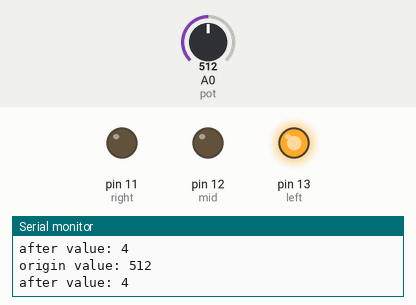
Bench run of a sketch on a simulated Arduino Uno, built with avr-gcc and run on an emulated ATmega328P. Shown: output pins drawn as LEDs (lit = HIGH), the last lines printed to the serial monitor. Inputs (shaded band) come from the test bench; at power-on: A0 (pot) = 512.

Above: at 1.3 s.
1.4 s: A0 (pot) set to 604
2.9 s: A0 (pot) set to 626
At 3.5 s:
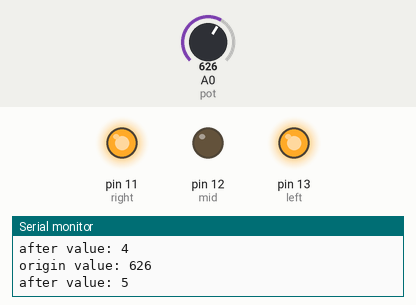
4.5 s: A0 (pot) set to 734
6.0 s: A0 (pot) set to 754
At 7.1 s:
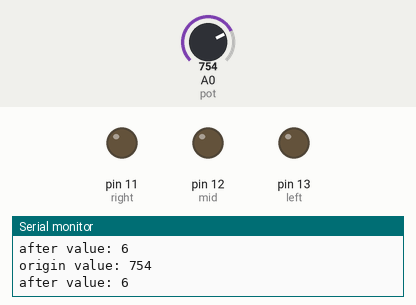
7.5 s: A0 (pot) set to 848
9.0 s: A0 (pot) set to 881
At 9.6 s:
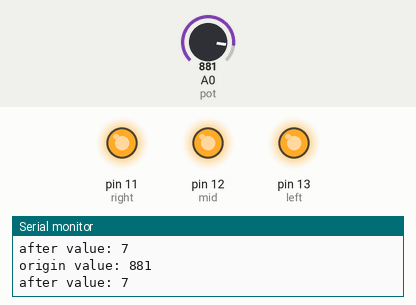
Timing chart, 0 to 11.5 s (numbered marks = the images above; inputs shaded):
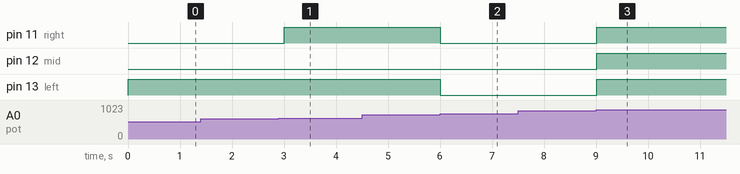

Measured:
- the behaviour switches between 618 and 619 on A0 (pot) (found by bisection; images 0 and 1)
- the behaviour switches between 742 and 743 on A0 (pot) (found by bisection; images 1 and 2)
- the behaviour switches between 866 and 867 on A0 (pot) (found by bisection; images 2 and 3)
- after the input at 2.9 s, pin 11 (right): LOW → HIGH after 0.10 s
- after the input at 6.0 s, pin 11 (right), pin 13 (left): HIGH → LOW at once
- after the input at 9.0 s, pin 11 (right), pin 12 (mid), pin 13 (left): LOW → HIGH at once

The sketch:

exam01.ino
```cpp
int pot = 0, potv = 0, left = 13, mid = 12, right = 11, value = 0;

void setup() {
  // put your setup code here, to run once:
  Serial.begin(9600);
  pinMode(left, OUTPUT);
  pinMode(mid, OUTPUT);
  pinMode(right, OUTPUT);
}

void loop() {
  // put your main code here, to run repeatedly:
  potv = analogRead(pot);
  value = map(potv, 0, 990, 0, 8);
  Serial.print("origin value: ");
  Serial.println(potv);
  Serial.print("after value: ");
  Serial.println(value);
  switch (value){
    case 1:
      digitalWrite(left, LOW);
      digitalWrite(mid, LOW);
      digitalWrite(right, HIGH);
      break;
    case 2:
      digitalWrite(left, LOW);
      digitalWrite(mid, HIGH);
      digitalWrite(right, LOW);
      break;
    case 4:
      digitalWrite(left, HIGH);
      digitalWrite(mid, LOW);
      digitalWrite(right, LOW);
      break;
    case 5:
      digitalWrite(left, HIGH);
      digitalWrite(mid, LOW);
      digitalWrite(right, HIGH);
      break;
    case 7:
      digitalWrite(left, HIGH);
      digitalWrite(mid, HIGH);
      digitalWrite(right, HIGH);
      break;
    default:
      digitalWrite(left, LOW);
      digitalWrite(mid, LOW);
      digitalWrite(right, LOW);
      break;
  }
  delay(500);
}
```
